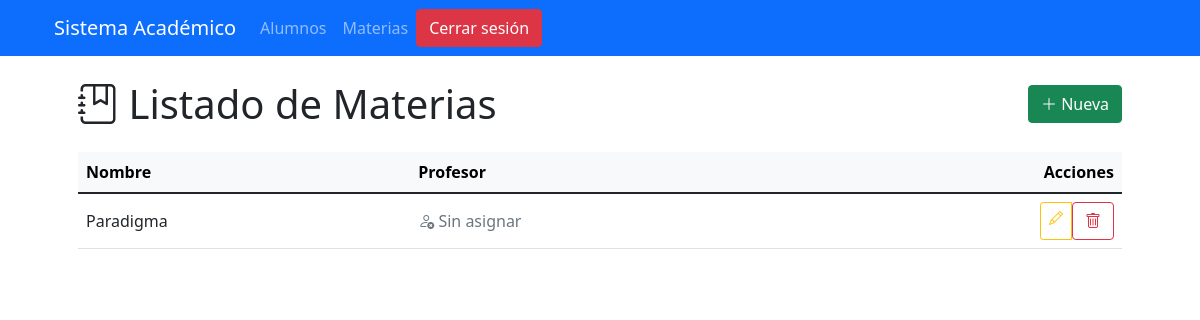
Before: /materias/ (signed in) with the older database file.
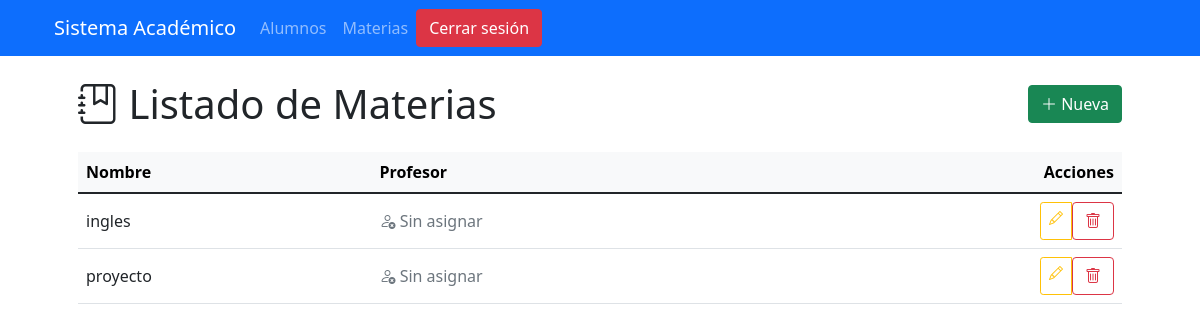
After: the same page with the newer database file.
### formulario/models.py (models this page shows, shortened)
class Materia(models.Model):
    nombre = models.CharField(max_length=100)
    descripcion = models.TextField(blank=True, null=True)
    profesor = models.ForeignKey(Profesor, on_delete=models.SET_NULL, null=True, blank=True, related_name='materias_impartidas')
    nota_minima_aprobatoria = models.DecimalField(
        max_digits=5,
        decimal_places=2,
        default=10,
        validators=[MinValueValidator(0), MaxValueValidator(20)]
    )
    class Meta:
        ordering = ['nombre']
        verbose_name_plural = 'Materias'

### formulario/views.py (the view)
# urls.py: path('materias/', views.lista_materias, name='lista_materias'),
@login_required
def lista_materias(request):
    materias = Materia.objects.all().order_by('nombre')
    return render(request, 'formulario/lista_materias.html', {'materias': materias})

### formulario/templates/formulario/lista_materias.html (shortened to what this page needs)
{% extends 'base.html' %}
{% block content %}
<div class="container-fluid mt-3">
    <div class="d-flex justify-content-between align-items-center mb-4">
        <h1 class="mb-0"><i class="bi bi-journal-bookmark"></i> Listado de Materias</h1>
        <a href="{% url 'formulario:crear_materia' %}" class="btn btn-success">
            <i class="bi bi-plus-lg"></i> Nueva
        </a>
    </div>
    <div class="table-responsive">
        <table class="table table-hover align-middle">
            <thead class="table-light">
                <tr>
                    <th>Nombre</th>
                    <th>Profesor</th>
                    <th class="text-end">Acciones</th>
                </tr>
            </thead>
            <tbody>
                {% for materia in materias %}
                <tr>
                    <td>{{ materia.nombre }}</td>
                    <td>
                        {% if materia.profesor %}
                            <i class="bi bi-person-check"></i> {{ materia.profesor.user.get_short_name }}
                        {% else %}
                            <span class="text-muted"><i class="bi bi-person-x"></i> Sin asignar</span>
                        {% endif %}
                    </td>
                    <td class="text-end">
                        <div class="btn-group btn-group-sm">
                            <a href="{% url 'formulario:editar_materia' materia.id %}"
                               class="btn btn-outline-warning" title="Editar">
                                <i class="bi bi-pencil"></i>
                            </a>
                            <form method="post" action="{% url 'formulario:eliminar_materia' materia.id %}"
                                  class="d-inline">
                                <button type="submit" class="btn btn-outline-danger"
                                        title="Eliminar" onclick="return confirm('¿Eliminar esta materia?')">
                                    <i class="bi bi-trash"></i>
                                </button>
                            </form>
                        </div>
                    </td>
                </tr>
                {% endfor %}
            </tbody>
        </table>
    </div>
</div>
{% endblock %}

Changed rows visible on the page:
added Materia: nombre "ingles", shows "Sin asignar"
changed Materia: nombre "Paradigma" → "proyecto"
